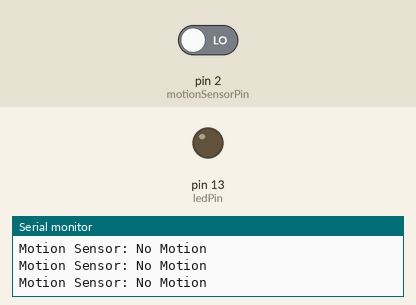
This sketch was run on a simulated Arduino Uno, built with avr-gcc and run on an emulated ATmega328P. Parts: output pins drawn as LEDs (lit = HIGH), the last lines printed to the serial monitor. The test bench sets the inputs (shaded band); at power-on: pin 2 (motionSensorPin) LOW.

Above: at 2.8 s.
2.9 s: pin 2 (motionSensorPin) driven HIGH
At 4.1 s:
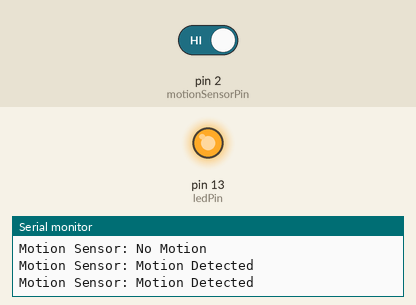
4.5 s: pin 2 (motionSensorPin) driven LOW
At 5.6 s:
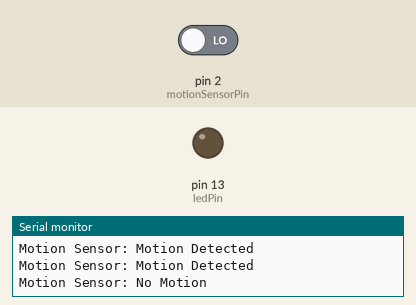
Timing chart, 0 to 7.5 s (numbered marks = the images above; inputs shaded):
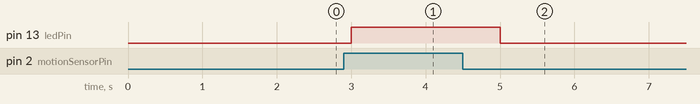

Measured:
- after the input at 2.9 s, pin 13 (ledPin): LOW → HIGH after 0.10 s
- after the input at 4.5 s, pin 13 (ledPin): HIGH → LOW after 0.50 s

The sketch:

code.ide.ino
```cpp
// Define variables
const int motionSensorPin = 2;
const int ledPin = 13;

void setup() {
  Serial.begin(9600);  // Start the serial communication
  pinMode(motionSensorPin, INPUT);  // Motion sensor pin as input
  pinMode(ledPin, OUTPUT);  // LED pin as output
}

void loop() {
  // Read motion sensor value
  int motionValue = digitalRead(motionSensorPin);

  // Print motion sensor value to Serial Monitor
  Serial.print("Motion Sensor: ");
  Serial.println(motionValue == HIGH ? "Motion Detected" : "No Motion");

  // Update LED based on motion sensor value
  digitalWrite(ledPin, motionValue);

  delay(1000);  // Delay for better readability in the Serial Monitor
}
```
